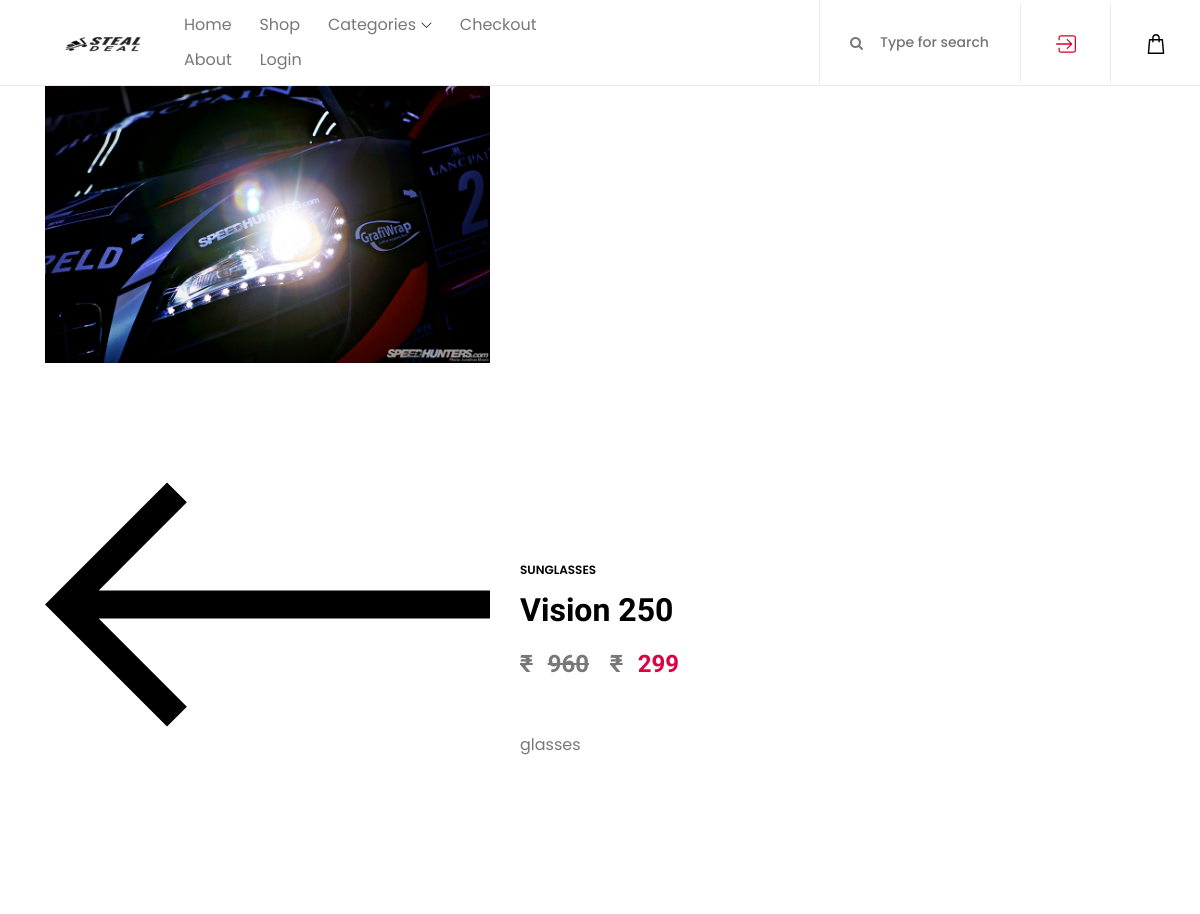
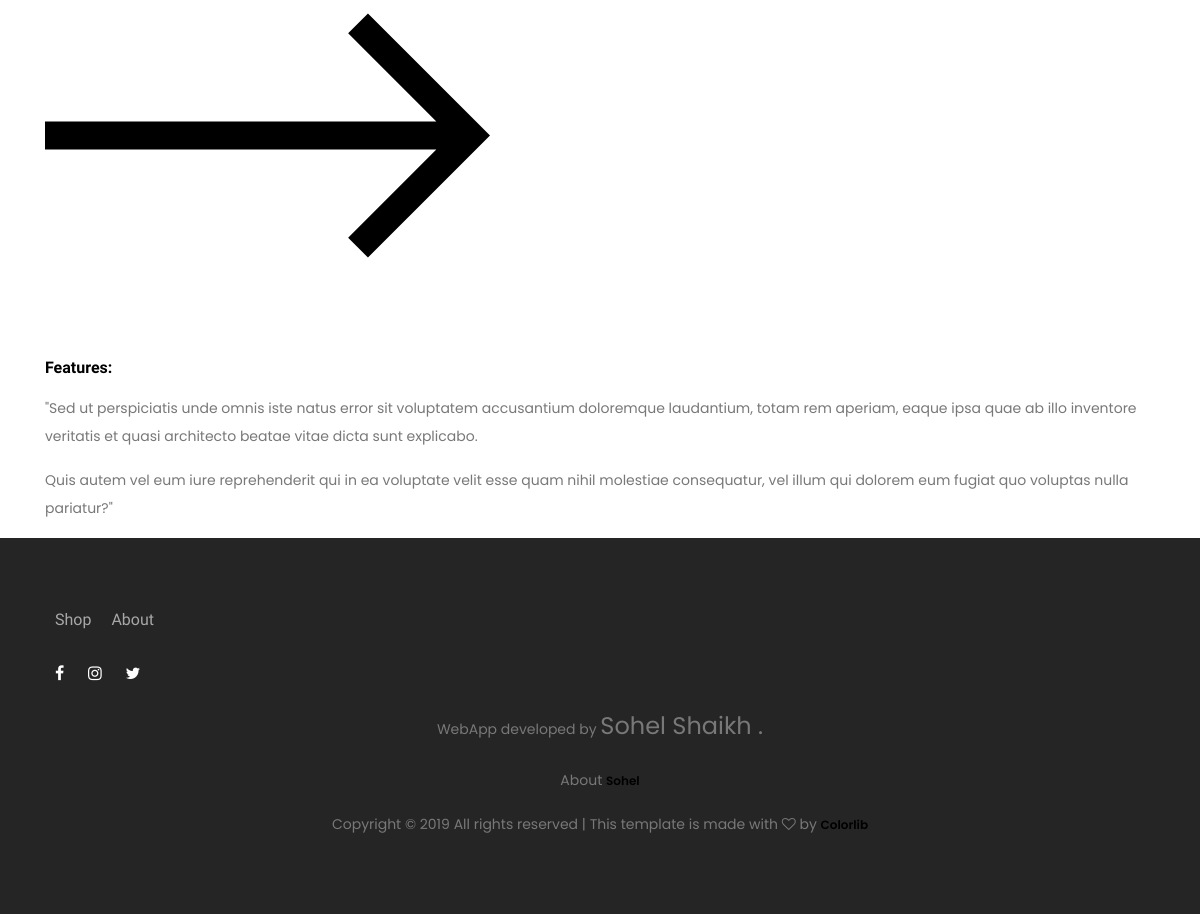
The page /products/9 on the database its author committed (2 pictures, top to bottom).
### products/models.py (models this page shows, shortened)
class Product(models.Model):
    category = models.ForeignKey(Category, on_delete=models.DO_NOTHING)
    title = models.CharField(max_length=200)
    product_code = models.CharField(max_length=20)
    description = models.TextField(blank=True)
    tags = models.TextField(blank=True)
    feature_1 = models.CharField(max_length=400, blank=True)
    feature_2 = models.CharField(max_length=400, blank=True)
    feature_3 = models.CharField(max_length=400, blank=True)
    MRP = models.IntegerField()
    actual_price = models.IntegerField()
    delivery_charge = models.IntegerField()
    Warranty_info = models.CharField(max_length=200)
    photo_main_1 = models.ImageField(upload_to='photos/%Y/%m/%d/')
    photo_main_2 = models.ImageField(upload_to='photos/%Y/%m/%d/')
    photo_1 = models.ImageField(upload_to='photos/%Y/%m/%d/', blank=True)
    photo_2 = models.ImageField(upload_to='photos/%Y/%m/%d/', blank=True)
    photo_3 = models.ImageField(upload_to='photos/%Y/%m/%d/', blank=True)
    photo_4 = models.ImageField(upload_to='photos/%Y/%m/%d/', blank=True)
    is_published = models.BooleanField(default=True)
    list_date = models.DateTimeField(default=datetime.now, blank=True)

class Category(models.Model):
    category = models.CharField(max_length=100, unique=True)
    photo_main_1 = models.ImageField(upload_to='photos/%Y/%m/%d/', blank=True)
    has_img = models.BooleanField(default=False)
    class Meta:
        verbose_name_plural = "categories"
    def __str__(self):
        return self.category

### products/views.py (the view)
# urls.py: path('<int:product_id>', views.product, name='product'),
def product(request, product_id):
    product = get_object_or_404(Product, pk=product_id)
    context = {
        'product' : product
    }
    return render(request, 'products/product.html', context)

### accounts/context_processors.py (called while the page is built, shortened)
def cart_processor(request):
    active = request.user.id
    categories = Category.objects.order_by('category')
    context = {
        'categories': categories
    }
    return context

### templates/products/product.html (shortened to what this page needs)
{% extends 'base.html' %}
{% load static %}
{% load humanize %}
{% block content %}
<div class="new_trans row align-items-center">
        <div class="col-md-5">
            <div class="single_product_thumb clearfix">
                <div class="product_thumbnail_slides">
                    <img src="{{ product.photo_main_1.url }}" alt="">
                </div>
            </div>
        </div>
        <div class="col-md-7">
            <div class="single_product_desc clearfix">
                <span><a href="{% url 'cat_wise' product.category.id %}"> {{ product.category }}</a></span>
                <h2>{{ product.title }}</h2>
                <p class="product-price"><span id="old_price_cross" class="old-price"><span>&#8377;</span>{{ product.MRP | intcomma }}</span></span>
                    <span>&#8377;</span>{{ product.actual_price | intcomma }}</p>
                <br>
                <p class="product-desc">{{product.description}}</p>
                <br>
            </div>
        </div>
    </div>
    <blockquote>
        <h6>
            Features:
        </h6>
    </blockquote>
    <p>
        {{ product.feature_1 }}
    </p>
    <p>
        {{ product.feature_2 }}
    </p>
{% endblock %}

### ghost/static/css/core-style.css (style rules this page uses)
* { margin: 0; padding: 0; }
body { font-family: "Poppins", sans-serif; font-size: 14px; background-color: #ffffff; margin-top: 85px; }
h1, h2, h3, h4, h5, h6 { color: #000000; line-height: 1.3; font-weight: 700; font-family: "Ubuntu", sans-serif; }
p { color: #787878; font-size: 14px; line-height: 2; font-weight: 400; }
a { -webkit-transition: all 500ms ease 0s; transition: all 500ms ease 0s; text-decoration: none; outline: 0 solid transparent; color: #000000; font-weight: 600; font-size: 12px; }
img { height: auto; max-width: 100%; }
.new_trans .single_product_desc span { font-size: 14px; text-transform: uppercase; font-weight: 600; color: #787878; margin-bottom: 10px; display: block; }
.new_trans .single_product_desc .product-price { margin-bottom: 0; font-family: "Ubuntu", sans-serif; font-size: 24px; color: #dc0345; font-weight: 700; }
.new_trans .single_product_desc .product-price span { display: inline-block; font-family: "Ubuntu", sans-serif; font-size: 24px; color: #787878; font-weight: 700; text-decoration: line-through; margin-right: 15px; }
.new_trans .single_product_desc .product-desc { font-size: 16px; }

### rows shown on the page
Product: photo_main_1 (picture), category "SUNGLASSES", title "Vision 250", MRP "960", actual_price "299", description "glasses", feature_1 "\"Sed ut perspiciatis unde omnis iste natus error sit voluptatem accusantium doloremque laudantium, totam rem aperiam, eaque ipsa quae ab illo inventore veritatis et quasi architecto beatae vitae dicta sunt explicabo.", feature_2 "Quis autem vel eum iure reprehenderit qui in ea voluptate velit esse quam nihil molestiae consequatur, vel illum qui dolorem eum fugiat quo voluptas nulla pariatur?\""
